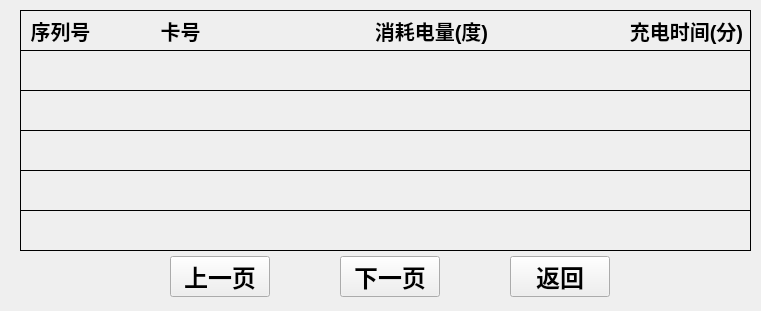
   <widget class="QFrame" name="frame_5">
    <property name="geometry">
     <rect>
      <x>30</x>
      <y>130</y>
      <width>761</width>
      <height>311</height>
     </rect>
    </property>
    <property name="font">
     <font>
      <pointsize>6</pointsize>
     </font>
    </property>
    <property name="styleSheet">
     <string notr="true">background-image: url(:/background/qrc/background/back.png);</string>
    </property>
    <property name="frameShape">
     <enum>QFrame::NoFrame</enum>
    </property>
    <property name="frameShadow">
     <enum>QFrame::Raised</enum>
    </property>
    <widget class="QFrame" name="frame">
     <property name="geometry">
      <rect>
       <x>20</x>
       <y>10</y>
       <width>731</width>
       <height>241</height>
      </rect>
     </property>
     <property name="styleSheet">
      <string notr="true">background-image: url(:/background/qrc/background/bk-potevio-t1.png);</string>
     </property>
     <property name="frameShape">
      <enum>QFrame::Box</enum>
     </property>
     <property name="frameShadow">
      <enum>QFrame::Plain</enum>
     </property>
     <widget class="QLabel" name="label_4">
      <property name="geometry">
       <rect>
        <x>0</x>
        <y>0</y>
        <width>731</width>
        <height>41</height>
       </rect>
      </property>
      <property name="font">
       <font>
        <pointsize>15</pointsize>
        <weight>75</weight>
        <italic>false</italic>
        <bold>true</bold>
       </font>
      </property>
      <property name="styleSheet">
       <string notr="true">background-image: url(:/background/qrc/background/back.png);</string>
      </property>
      <property name="frameShape">
       <enum>QFrame::Box</enum>
      </property>
      <property name="text">
       <string/>
      </property>
     </widget>
     <widget class="QLabel" name="label_5">
      <property name="geometry">
       <rect>
        <x>0</x>
        <y>40</y>
        <width>731</width>
        <height>41</height>
       </rect>
      </property>
      <property name="font">
       <font>
        <pointsize>15</pointsize>
        <weight>75</weight>
        <italic>false</italic>
        <bold>true</bold>
       </font>
      </property>
      <property name="styleSheet">
       <string notr="true">background-image: url(:/background/qrc/background/back.png);</string>
      </property>
      <property name="frameShape">
       <enum>QFrame::Box</enum>
      </property>
      <property name="text">
       <string/>
      </property>
     </widget>
     <widget class="QLabel" name="label_start">
      <property name="geometry">
       <rect>
        <x>330</x>
        <y>500</y>
        <width>41</width>
        <height>31</height>
       </rect>
      </property>
      <property name="font">
       <font>
        <pointsize>18</pointsize>
       </font>
      </property>
      <property name="text">
       <string/>
      </property>
     </widget>
     <widget class="QLabel" name="label_end">
      <property name="geometry">
       <rect>
        <x>800</x>
        <y>45</y>
        <width>41</width>
        <height>31</height>
       </rect>
      </property>
      <property name="font">
       <font>
        <pointsize>18</pointsize>
       </font>
      </property>
      <property name="text">
       <string/>
      </property>
     </widget>
     <widget class="QLabel" name="label_time">
      <property name="geometry">
       <rect>
        <x>660</x>
        <y>45</y>
        <width>51</width>
        <height>31</height>
       </rect>
      </property>
      <property name="font">
       <font>
        <pointsize>18</pointsize>
       </font>
      </property>
      <property name="text">
       <string/>
      </property>
     </widget>
     <widget class="QLabel" name="label_txt">
      <property name="geometry">
       <rect>
        <x>80</x>
        <y>45</y>
        <width>211</width>
        <height>31</height>
       </rect>
      </property>
      <property name="font">
       <font>
        <pointsize>18</pointsize>
       </font>
      </property>
      <property name="text">
       <string/>
      </property>
     </widget>
     <widget class="QLabel" name="label_meter">
      <property name="geometry">
       <rect>
        <x>400</x>
        <y>45</y>
        <width>51</width>
        <height>31</height>
       </rect>
      </property>
      <property name="font">
       <font>
        <pointsize>18</pointsize>
       </font>
      </property>
      <property name="text">
       <string/>
      </property>
     </widget>
     <widget class="QLabel" name="label_num">
      <property name="geometry">
       <rect>
        <x>34</x>
        <y>45</y>
        <width>51</width>
        <height>31</height>
       </rect>
      </property>
      <property name="font">
       <font>
        <pointsize>18</pointsize>
       </font>
      </property>
      <property name="text">
       <string/>
      </property>
     </widget>
     <widget class="QLabel" name="label_7">
      <property name="geometry">
       <rect>
        <x>0</x>
        <y>80</y>
        <width>731</width>
        <height>41</height>
       </rect>
      </property>
      <property name="font">
       <font>
        <pointsize>15</pointsize>
        <weight>75</weight>
        <italic>false</italic>
        <bold>true</bold>
       </font>
      </property>
      <property name="styleSheet">
       <string notr="true">background-image: url(:/background/qrc/background/back.png);</string>
      </property>
      <property name="frameShape">
       <enum>QFrame::Box</enum>
      </property>
      <property name="text">
       <string/>
      </property>
     </widget>
     <widget class="QLabel" name="label_txt_2">
      <property name="geometry">
       <rect>
        <x>80</x>
        <y>85</y>
        <width>211</width>
        <height>31</height>
       </rect>
      </property>
      <property name="font">
       <font>
        <pointsize>18</pointsize>
       </font>
      </property>
      <property name="text">
       <string/>
      </property>
     </widget>
     <widget class="QLabel" name="label_num_2">
      <property name="geometry">
       <rect>
        <x>34</x>
        <y>85</y>
        <width>51</width>
        <height>31</height>
       </rect>
      </property>
      <property name="font">
       <font>
        <pointsize>18</pointsize>
       </font>
      </property>
      <property name="text">
       <string/>
      </property>
     </widget>
     <widget class="QLabel" name="label_meter_2">
      <property name="geometry">
       <rect>
        <x>400</x>
        <y>85</y>
        <width>51</width>
        <height>31</height>
       </rect>
      </property>
      <property name="font">
       <font>
        <pointsize>18</pointsize>
       </font>
      </property>
      <property name="text">
       <string/>
      </property>
     </widget>
     <widget class="QLabel" name="label_time_2">
      <property name="geometry">
       <rect>
        <x>660</x>
        <y>85</y>
        <width>51</width>
        <height>31</height>
       </rect>
      </property>
      <property name="font">
       <font>
        <pointsize>18</pointsize>
       </font>
      </property>
      <property name="text">
       <string/>
      </property>
     </widget>
     <widget class="QLabel" name="label_start_2">
      <property name="geometry">
       <rect>
        <x>330</x>
        <y>540</y>
        <width>41</width>
        <height>31</height>
       </rect>
      </property>
      <property name="font">
       <font>
        <pointsize>18</pointsize>
       </font>
      </property>
      <property name="text">
       <string/>
      </property>
     </widget>
     <widget class="QLabel" name="label_end_2">
      <property name="geometry">
       <rect>
        <x>800</x>
        <y>85</y>
        <width>41</width>
        <height>31</height>
       </rect>
      </property>
      <property name="font">
       <font>
        <pointsize>18</pointsize>
       </font>
      </property>
      <property name="text">
       <string/>
      </property>
     </widget>
     <widget class="QLabel" name="label_6">
      <property name="geometry">
       <rect>
        <x>0</x>
        <y>120</y>
        <width>731</width>
        <height>41</height>
       </rect>
      </property>
      <property name="font">
       <font>
        <pointsize>15</pointsize>
        <weight>75</weight>
        <italic>false</italic>
        <bold>true</bold>
       </font>
      </property>
      <property name="styleSheet">
       <string notr="true">background-image: url(:/background/qrc/background/back.png);</string>
      </property>
      <property name="frameShape">
       <enum>QFrame::Box</enum>
      </property>
      <property name="text">
       <string/>
      </property>
     </widget>
     <widget class="QLabel" name="label_num_3">
      <property name="geometry">
       <rect>
        <x>34</x>
        <y>125</y>
        <width>51</width>
        <height>31</height>
       </rect>
      </property>
      <property name="font">
       <font>
        <pointsize>18</pointsize>
       </font>
      </property>
      <property name="text">
       <string/>
      </property>
     </widget>
     <widget class="QLabel" name="label_txt_3">
      <property name="geometry">
       <rect>
        <x>80</x>
        <y>125</y>
        <width>211</width>
        <height>31</height>
       </rect>
      </property>
      <property name="font">
       <font>
        <pointsize>18</pointsize>
       </font>
      </property>
      <property name="text">
       <string/>
      </property>
     </widget>
     <widget class="QLabel" name="label_meter_3">
      <property name="geometry">
       <rect>
        <x>400</x>
        <y>125</y>
        <width>51</width>
        <height>31</height>
       </rect>
      </property>
      <property name="font">
       <font>
        <pointsize>18</pointsize>
       </font>
      </property>
      <property name="text">
       <string/>
      </property>
     </widget>
     <widget class="QLabel" name="label_time_3">
      <property name="geometry">
       <rect>
        <x>660</x>
        <y>125</y>
        <width>51</width>
        <height>31</height>
       </rect>
      </property>
      <property name="font">
       <font>
        <pointsize>18</pointsize>
       </font>
      </property>
      <property name="text">
       <string/>
      </property>
     </widget>
     <widget class="QLabel" name="label_start_3">
      <property name="geometry">
       <rect>
        <x>330</x>
        <y>580</y>
        <width>41</width>
        <height>31</height>
       </rect>
      </property>
      <property name="font">
       <font>
        <pointsize>18</pointsize>
       </font>
      </property>
      <property name="text">
       <string/>
      </property>
     </widget>
     <widget class="QLabel" name="label_end_3">
      <property name="geometry">
       <rect>
        <x>800</x>
        <y>125</y>
        <width>41</width>
        <height>31</height>
       </rect>
      </property>
      <property name="font">
       <font>
        <pointsize>18</pointsize>
       </font>
      </property>
      <property name="text">
       <string/>
      </property>
     </widget>
     <widget class="QLabel" name="label_9">
      <property name="geometry">
       <rect>
        <x>0</x>
        <y>160</y>
        <width>731</width>
        <height>41</height>
       </rect>
      </property>
      <property name="font">
       <font>
        <pointsize>15</pointsize>
        <weight>75</weight>
        <italic>false</italic>
        <bold>true</bold>
       </font>
      </property>
      <property name="styleSheet">
       <string notr="true">background-image: url(:/background/qrc/background/back.png);</string>
      </property>
      <property name="frameShape">
       <enum>QFrame::Box</enum>
      </property>
      <property name="text">
       <string/>
      </property>
     </widget>
     <widget class="QLabel" name="label_num_4">
      <property name="geometry">
       <rect>
        <x>34</x>
        <y>165</y>
        <width>51</width>
        <height>31</height>
       </rect>
      </property>
      <property name="font">
       <font>
        <pointsize>18</pointsize>
       </font>
      </property>
      <property name="text">
       <string/>
      </property>
     </widget>
     <widget class="QLabel" name="label_txt_4">
      <property name="geometry">
       <rect>
        <x>80</x>
        <y>165</y>
        <width>211</width>
        <height>31</height>
       </rect>
      </property>
      <property name="font">
       <font>
        <pointsize>18</pointsize>
       </font>
      </property>
      <property name="text">
       <string/>
      </property>
     </widget>
     <widget class="QLabel" name="label_time_4">
      <property name="geometry">
       <rect>
        <x>660</x>
        <y>165</y>
        <width>51</width>
        <height>31</height>
       </rect>
      </property>
      <property name="font">
       <font>
        <pointsize>18</pointsize>
       </font>
      </property>
      <property name="text">
       <string/>
      </property>
     </widget>
     <widget class="QLabel" name="label_meter_4">
      <property name="geometry">
       <rect>
        <x>400</x>
        <y>165</y>
        <width>51</width>
        <height>31</height>
       </rect>
      </property>
      <property name="font">
       <font>
        <pointsize>18</pointsize>
       </font>
      </property>
      <property name="text">
       <string/>
      </property>
     </widget>
     <widget class="QLabel" name="label_end_4">
      <property name="geometry">
       <rect>
        <x>800</x>
        <y>165</y>
        <width>41</width>
        <height>31</height>
       </rect>
      </property>
      <property name="font">
       <font>
        <pointsize>18</pointsize>
       </font>
      </property>
      <property name="text">
       <string/>
      </property>
     </widget>
     <widget class="QLabel" name="label_start_4">
      <property name="geometry">
       <rect>
        <x>330</x>
        <y>620</y>
        <width>41</width>
        <height>31</height>
       </rect>
      </property>
      <property name="font">
       <font>
        <pointsize>18</pointsize>
       </font>
      </property>
      <property name="text">
       <string/>
      </property>
     </widget>
     <widget class="QLabel" name="label_8">
      <property name="geometry">
       <rect>
        <x>0</x>
        <y>200</y>
        <width>731</width>
        <height>41</height>
       </rect>
      </property>
      <property name="font">
       <font>
        <pointsize>15</pointsize>
        <weight>75</weight>
        <italic>false</italic>
        <bold>true</bold>
       </font>
      </property>
      <property name="styleSheet">
       <string notr="true">background-image: url(:/background/qrc/background/back.png);</string>
      </property>
      <property name="frameShape">
       <enum>QFrame::Box</enum>
      </property>
      <property name="text">
       <string/>
      </property>
     </widget>
     <widget class="QLabel" name="label_num_5">
      <property name="geometry">
       <rect>
        <x>34</x>
        <y>205</y>
        <width>51</width>
        <height>31</height>
       </rect>
      </property>
      <property name="font">
       <font>
        <pointsize>18</pointsize>
       </font>
      </property>
      <property name="text">
       <string/>
      </property>
     </widget>
     <widget class="QLabel" name="label_txt_5">
      <property name="geometry">
       <rect>
        <x>80</x>
        <y>205</y>
        <width>211</width>
        <height>31</height>
       </rect>
      </property>
      <property name="font">
       <font>
        <pointsize>18</pointsize>
       </font>
      </property>
      <property name="text">
       <string/>
      </property>
     </widget>
     <widget class="QLabel" name="label_time_5">
      <property name="geometry">
       <rect>
        <x>660</x>
        <y>205</y>
        <width>51</width>
        <height>31</height>
       </rect>
      </property>
      <property name="font">
       <font>
        <pointsize>18</pointsize>
       </font>
      </property>
      <property name="text">
       <string/>
      </property>
     </widget>
     <widget class="QLabel" name="label_end_5">
      <property name="geometry">
       <rect>
        <x>800</x>
        <y>205</y>
        <width>41</width>
        <height>31</height>
       </rect>
      </property>
      <property name="font">
       <font>
        <pointsize>18</pointsize>
       </font>
      </property>
      <property name="text">
       <string/>
      </property>
     </widget>
     <widget class="QLabel" name="label_meter_5">
      <property name="geometry">
       <rect>
        <x>400</x>
        <y>205</y>
        <width>51</width>
        <height>31</height>
       </rect>
      </property>
      <property name="font">
       <font>
        <pointsize>18</pointsize>
       </font>
      </property>
      <property name="text">
       <string/>
      </property>
     </widget>
     <widget class="QLabel" name="label_start_5">
      <property name="geometry">
       <rect>
        <x>330</x>
        <y>660</y>
        <width>41</width>
        <height>31</height>
       </rect>
      </property>
      <property name="font">
       <font>
        <pointsize>18</pointsize>
       </font>
      </property>
      <property name="text">
       <string/>
      </property>
     </widget>
     <widget class="QLabel" name="lbl_num">
      <property name="geometry">
       <rect>
        <x>10</x>
        <y>5</y>
        <width>61</width>
        <height>31</height>
       </rect>
      </property>
      <property name="font">
       <font>
        <pointsize>15</pointsize>
        <weight>75</weight>
        <bold>true</bold>
       </font>
      </property>
      <property name="text">
       <string>序列号</string>
      </property>
      <property name="alignment">
       <set>Qt::AlignCenter</set>
      </property>
     </widget>
     <widget class="QLabel" name="lbl_card">
      <property name="geometry">
       <rect>
        <x>110</x>
        <y>5</y>
        <width>101</width>
        <height>31</height>
       </rect>
      </property>
      <property name="font">
       <font>
        <pointsize>15</pointsize>
        <weight>75</weight>
        <bold>true</bold>
       </font>
      </property>
      <property name="text">
       <string>卡号</string>
      </property>
      <property name="alignment">
       <set>Qt::AlignCenter</set>
      </property>
     </widget>
     <widget class="QLabel" name="lbl_kwh">
      <property name="geometry">
       <rect>
        <x>490</x>
        <y>460</y>
        <width>141</width>
        <height>31</height>
       </rect>
      </property>
      <property name="font">
       <font>
        <pointsize>15</pointsize>
        <weight>75</weight>
        <bold>true</bold>
       </font>
      </property>
      <property name="text">
       <string/>
      </property>
      <property name="alignment">
       <set>Qt::AlignCenter</set>
      </property>
     </widget>
     <widget class="QLabel" name="lbl_end_soc">
      <property name="geometry">
       <rect>
        <x>356</x>
        <y>5</y>
        <width>111</width>
        <height>31</height>
       </rect>
      </property>
      <property name="font">
       <font>
        <pointsize>15</pointsize>
        <weight>75</weight>
        <bold>true</bold>
       </font>
      </property>
      <property name="text">
       <string>消耗电量(度)</string>
      </property>
      <property name="alignment">
       <set>Qt::AlignCenter</set>
      </property>
     </widget>
     <widget class="QLabel" name="lbl_start_soc">
      <property name="geometry">
       <rect>
        <x>280</x>
        <y>460</y>
        <width>121</width>
        <height>31</height>
       </rect>
      </property>
      <property name="font">
       <font>
        <pointsize>15</pointsize>
        <weight>75</weight>
        <bold>true</bold>
       </font>
      </property>
      <property name="text">
       <string/>
      </property>
      <property name="alignment">
       <set>Qt::AlignCenter</set>
      </property>
     </widget>
     <widget class="QLabel" name="lbl_time">
      <property name="geometry">
       <rect>
        <x>596</x>
        <y>5</y>
        <width>141</width>
        <height>31</height>
       </rect>
      </property>
      <property name="font">
       <font>
        <pointsize>15</pointsize>
        <weight>75</weight>
        <bold>true</bold>
       </font>
      </property>
      <property name="text">
       <string>充电时间(分)</string>
      </property>
      <property name="alignment">
       <set>Qt::AlignCenter</set>
      </property>
     </widget>
    </widget>
    <widget class="QPushButton" name="pbtn_up">
     <property name="geometry">
      <rect>
       <x>170</x>
       <y>256</y>
       <width>100</width>
       <height>41</height>
      </rect>
     </property>
     <property name="font">
      <font>
       <pointsize>18</pointsize>
       <weight>75</weight>
       <bold>true</bold>
      </font>
     </property>
     <property name="focusPolicy">
      <enum>Qt::NoFocus</enum>
     </property>
     <property name="styleSheet">
      <string notr="true">border-image: url(:/icon/qrc/keyboard-b/btn_bg.png);</string>
     </property>
     <property name="text">
      <string>上一页</string>
     </property>
    </widget>
    <widget class="QPushButton" name="pbtn_down">
     <property name="geometry">
      <rect>
       <x>340</x>
       <y>256</y>
       <width>100</width>
       <height>41</height>
      </rect>
     </property>
     <property name="font">
      <font>
       <pointsize>18</pointsize>
       <weight>75</weight>
       <bold>true</bold>
      </font>
     </property>
     <property name="focusPolicy">
      <enum>Qt::NoFocus</enum>
     </property>
     <property name="styleSheet">
      <string notr="true">border-image: url(:/icon/qrc/keyboard-b/btn_bg.png);</string>
     </property>
     <property name="text">
      <string>下一页</string>
     </property>
    </widget>
    <widget class="QPushButton" name="pbtn_enter">
     <property name="geometry">
      <rect>
       <x>510</x>
       <y>256</y>
       <width>100</width>
       <height>41</height>
      </rect>
     </property>
     <property name="font">
      <font>
       <pointsize>18</pointsize>
       <weight>75</weight>
       <bold>true</bold>
      </font>
     </property>
     <property name="focusPolicy">
      <enum>Qt::NoFocus</enum>
     </property>
     <property name="styleSheet">
      <string notr="true">border-image: url(:/icon/qrc/keyboard-b/btn_bg.png);</string>
     </property>
     <property name="text">
      <string>返回</string>
     </property>
    </widget>
    <widget class="QLabel" name="label_state">
     <property name="geometry">
      <rect>
       <x>20</x>
       <y>260</y>
       <width>121</width>
       <height>31</height>
      </rect>
     </property>
     <property name="font">
      <font>
       <pointsize>18</pointsize>
      </font>
     </property>
     <property name="text">
      <string/>
     </property>
    </widget>
    <zorder>pbtn_up</zorder>
    <zorder>pbtn_down</zorder>
    <zorder>frame</zorder>
    <zorder>pbtn_enter</zorder>
    <zorder>label_state</zorder>
   </widget>
